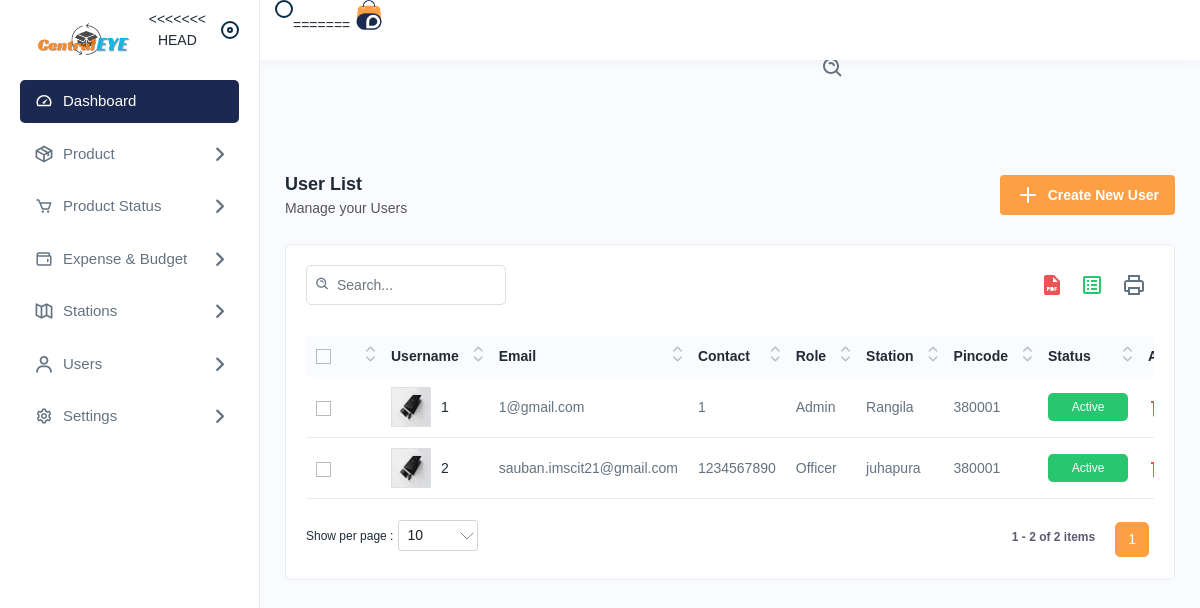
Screenshot of /userlists with the database file from the repository.
### app/models.py (models this page shows, shortened)
class UserDetails(models.Model):
    user_id = models.IntegerField(primary_key=True, unique=True)
    username = models.CharField(max_length=255, unique=True)
    password = models.CharField(max_length=255)
    role = models.ForeignKey(role, null=True, blank=True, on_delete=models.SET_NULL)
    first_name = models.CharField(max_length=255)
    last_name = models.CharField(max_length=255)
    contact_number = models.CharField(max_length=15, null=True, blank=True)
    email = models.EmailField(unique=True, null=True, blank=True)
    station = models.ForeignKey(stationDetails, null=True, blank=True, on_delete=models.SET_NULL)
    last_login = models.DateTimeField(null=True, blank=True)
    is_active = models.BooleanField(default=True)

class role(models.Model):
    role_id = models.IntegerField(primary_key=True)
    role = models.CharField(max_length=255)

class stationDetails(models.Model):
    station_id = models.IntegerField(primary_key=True)
    station_name = models.CharField(max_length=255)
    station_code = models.CharField(max_length=255)
    station_address = models.CharField(max_length=255)

### app/views.py (the view)
# urls.py: path('userlists', views.userlists, name='userlists'),
def userlists(request):
    users = UserDetails.objects.all()
    return render(request,'userlists.html', {'users': users})

### templates/userlists.html (shortened to what this page needs)
﻿{% extends 'navbar.html' %}
{% load static %}
{% block body %}
<div class="main-wrapper">
    <div class="page-wrapper">
        <div class="content">
            <div class="page-header">
                <div class="page-title">
                    <h4>User List</h4>
                    <h6>Manage your Users</h6>
                </div>
                <div class="page-btn">
                    <a href="{% url 'newuser' %}" class="btn btn-added"><img
                            src="{% static 'assets/img/icons/plus.svg' %}" alt="img" class="me-2">Create New User</a>
                </div>
            </div>
            <div class="card">
                <div class="card-body">
                    <div class="table-top">
                        <div class="search-set">
                            <div class="search-input">
                                <a class="btn btn-searchset"><img src="{% static 'assets/img/icons/search-white.svg' %}"
                                        alt="img"></a>
                            </div>
                        </div>
                        <div class="wordset">
                            <ul>
                                <li>
                                    <a data-bs-toggle="tooltip" data-bs-placement="top" title="pdf"><img
                                            src="{% static 'assets/img/icons/pdf.svg' %}" alt="img"></a>
                                </li>
                                <li>
                                    <a data-bs-toggle="tooltip" data-bs-placement="top" title="excel"><img
                                            src="{% static 'assets/img/icons/excel.svg' %}" alt="img"></a>
                                </li>
                                <li>
                                    <a data-bs-toggle="tooltip" data-bs-placement="top" title="print"><img
                                            src="{% static 'assets/img/icons/printer.svg' %}" alt="img"></a>
                                </li>
                            </ul>
                        </div>
                    </div>
                    <div class="table-responsive">
                        <table class="table datanew">
                            <thead>
                                <tr>
                                    <th>
                                        <label class="checkboxs">
                                            <span class="checkmarks"></span>
                                        </label>
                                    </th>
                                    <th>Username</th>
                                    <th>Email</th>
                                    <th>Contact</th>
                                    <th>Role</th>
                                    <th>Station</th>
                                    <th>Pincode</th>
                                    <th>Status</th>
                                    <th>Actions</th>
                                </tr>
                            </thead>
                            <tbody>
                                {% for users in users %}
                                <tr>
                                    <td>
                                        <label class="checkboxs">
                                            <span class="checkmarks"></span>
                                        </label>
                                    </td>
                                    <td class="productimgname">
                                        <a href="javascript:void(0);" class="product-img">
                                            <img src="{% static 'assets/img/product/product1.jpg' %}" alt="product">
                                        </a>
                                        <a href="javascript:void(0);">{{users.username}}</a>
                                    </td>
                                    <td>{{users.email}}</td>
                                    <td>{{users.contact_number}}</td>
                                    <td>{{users.role.role}}</td>
                                    <td>{{users.station.station_name}}</td>
                                    <td>{{users.station.station_code}}</td>
                                    {% if users.is_active %}
                                    <td><span class="badges bg-lightgreen">Active</span></td>
                                    {% else %}
                                    <td><span class="badges bg-lightred">In-Active</span></td>
                                    {% endif %}
                                    <td>
                                        <a class="me-3 confirm-text" href="javascript:void(0);">
                                            <img src="{% static 'assets/img/icons/delete.svg' %}" alt="img">
                                        </a>
                                    </td>
                                </tr>
                                {% endfor %}
                            </tbody>
                        </table>
                    </div>
                </div>
            </div>
        </div>
    </div>
</div>
{% endblock %}

### rows the page displays
UserDetails: username "1", email "1@gmail.com", contact_number "1", role.role "Admin", station.station_name "Rangila", station.station_code "380001", is_active "Active"
UserDetails: username "2", email "sauban.imscit21@gmail.com", contact_number "1234567890", role.role "Officer", station.station_name "juhapura", station.station_code "380001", is_active "Active"
